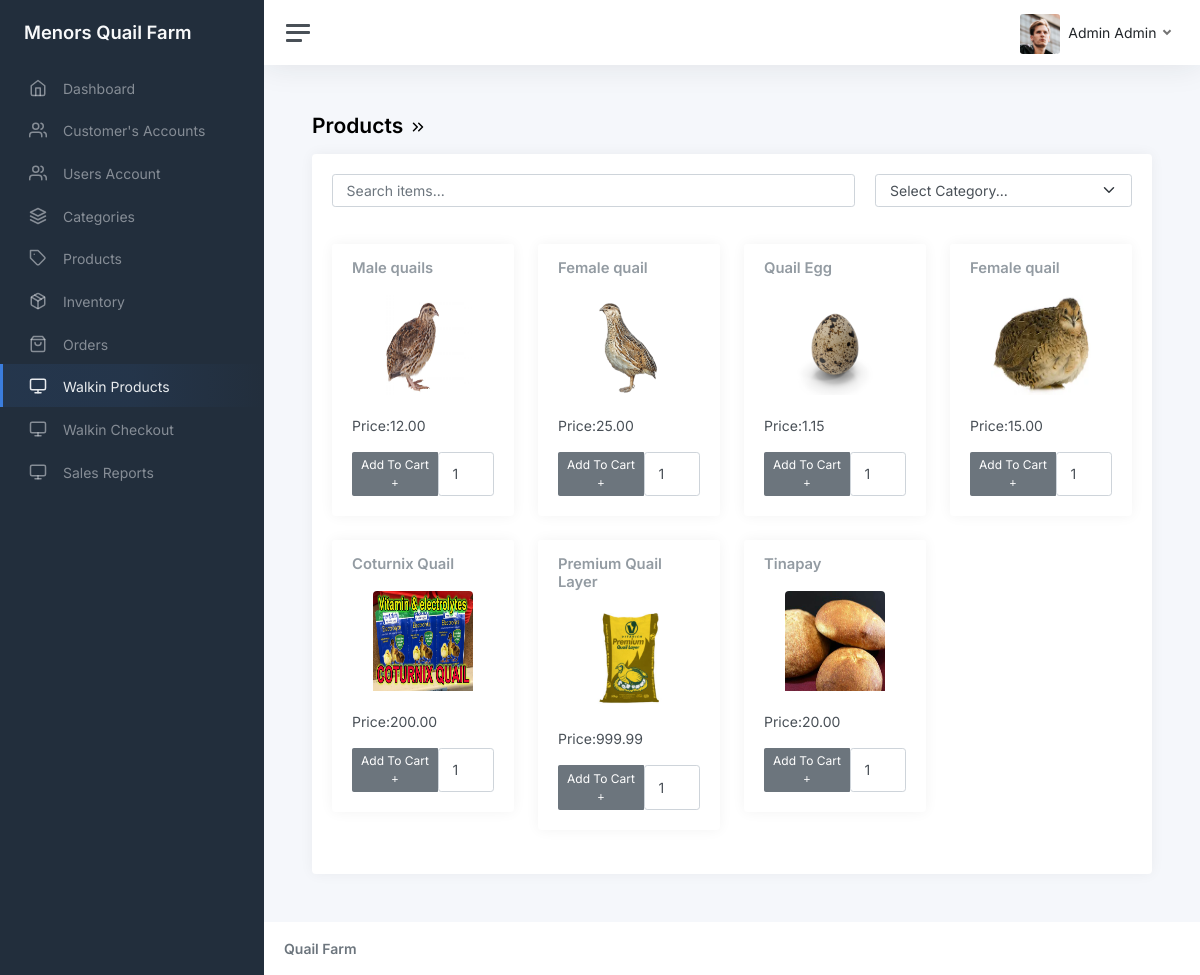
The app's page /admin/walkin_p.php (signed in) with its own data.
### tables this page shows
CREATE TABLE `tbl_inventory` (
  `id` int(11) NOT NULL AUTO_INCREMENT,
  `product_id` int(11) DEFAULT NULL,
  `qty` int(11) DEFAULT NULL,
  PRIMARY KEY (`id`)
);

CREATE TABLE `tbl_product` (
  `id` int(11) NOT NULL AUTO_INCREMENT,
  `category_id` int(11) DEFAULT NULL,
  `name` varchar(45) DEFAULT NULL,
  `description` varchar(45) DEFAULT NULL,
  `image` varchar(255) DEFAULT NULL,
  `price` decimal(5,2) DEFAULT 0.00,
  `date_created` datetime DEFAULT current_timestamp(),
  `created_by` int(11) DEFAULT NULL,
  `is_deleted` int(11) DEFAULT 0,
  `expiration_date` date DEFAULT NULL,
  PRIMARY KEY (`id`)
);

### functions.php (called while the page is built, shortened)
<?php
function get_list($sql)
{
    $result = mysqli_query($_SESSION['conn'], $sql);
    $temp = array();
    while ($row = $result->fetch_assoc()) {
        $temp[] = $row;
    }
    return $temp;
}

### admin/walkin_p.php (the view, shortened to what this page needs)
<?php include_once('header.php') ?>
<?php
$filter = $_GET['filter'];
$where = '';
$where .= ($filter == 'all') ? '' : "and c.name LIKE '%$filter%'";
$data['inventory'] = get_list("select i.qty,p.* from tbl_product p inner join tbl_inventory i on i.product_id = p.id inner join tbl_category c on c.id = p.category_id where 1 = 1  and p.is_deleted = 0 $where");
?>
<main class="content">
  <div class="container-fluid p-0">
    <h1 class="h3 mb-3"><strong>Products</strong> <i data-feather="chevrons-right"></i> <?= ucfirst(strtolower($_GET['filter'])) ?> </h1>
    <div class="row">
      <div class="col-12 col-lg-12">
        <div class="card">
          <div class="card-body">
            <?php if (!empty($data['inventory'])) { ?>
              <div class="col-12 mb-3">
                <div style="display:flex;gap:20px">
                  <input type="search" class="form-control w-20" id="search-item" placeholder="Search items...">
                  <form method="get" class="w-50">
                    <select class="form-select category">
                      <option selected hidden>Select Category...</option>
                    </select>
                  </form>
                </div>
              </div>
              <br>
              <div class="row">
                <?php foreach ($data['inventory'] as $res) { ?>
                  <div class="col-3 col-md-3 item-box" data-name="<?php echo strtolower($res['name']); ?>">
                    <div class="card">
                      <div class="card-header">
                        <h5 class="card-title mb-0" data-name="<?php echo strtolower($res['name']); ?>"><?php echo $res['name']; ?></h5>
                      </div>
                      <center>
                        <img class="card-img-top" src="../images/products/<?php echo $res['image']; ?>" style="width:100px;height:100px;text-align:center">
                      </center>
                      <div class="card-body">
                        <p>Price:<?php echo number_format($res['price'], 2); ?></p>
                        <form method="POST" name="add_to_cart" onsubmit="return confirm('Are You Sure?');">
                          <div class="btn-group btn-group-sm" role="group" aria-label="Large button group" style="width:100%">
                            <?php if ($res['qty'] > 0) { ?>
                              <button type="submit" class="btn btn-secondary" name="add_to_cart">Add&nbsp;To&nbsp;Cart <i class="fa fa-plus"></i></button>
                            <?php } else { ?>
                              <button type="button" class="btn btn-secondary" onclick="alert('Product Out Of Stocks!')">Add&nbsp;To&nbsp;Cart <i class="fa fa-plus"></i></button>
                            <?php }  ?>
                            <input type="number" name="qty" class="form-control" placeholder="" value="1" min="1" max="<?php echo $res['qty'] + 1; ?>">
                          </div>
                        </form>
                      </div>
                    </div>
                  </div>
                <?php } ?>
              </div>
            <?php } else { ?>
              <p>No Result. </p>
            <?php } ?>
          </div>
        </div>
      </div>
    </div>
  </div>
</main>
<?php include_once('footer.php') ?>

### records on screen
tbl_inventory: product.name "Male quails", product.image (picture), product.price "12.00", qty "Add To Cart"
tbl_inventory: product.name "Female quail", product.image (picture), product.price "25.00", qty "Add To Cart"
tbl_inventory: product.name "Quail Egg", product.image (picture), product.price "1.15", qty "Add To Cart"
tbl_inventory: product.name "Female quail", product.image (picture), product.price "15.00", qty "Add To Cart"
tbl_inventory: product.name "Coturnix Quail", product.image (picture), product.price "200.00", qty "Add To Cart"
tbl_inventory: product.name "Premium Quail Layer", product.image (picture), product.price "999.99", qty "Add To Cart"
tbl_inventory: product.name "Tinapay", product.image (picture), product.price "20.00", qty "Add To Cart"

### other values on screen
$_SESSION['user']->first_name "Admin"
$_SESSION['user']->last_name "Admin"
